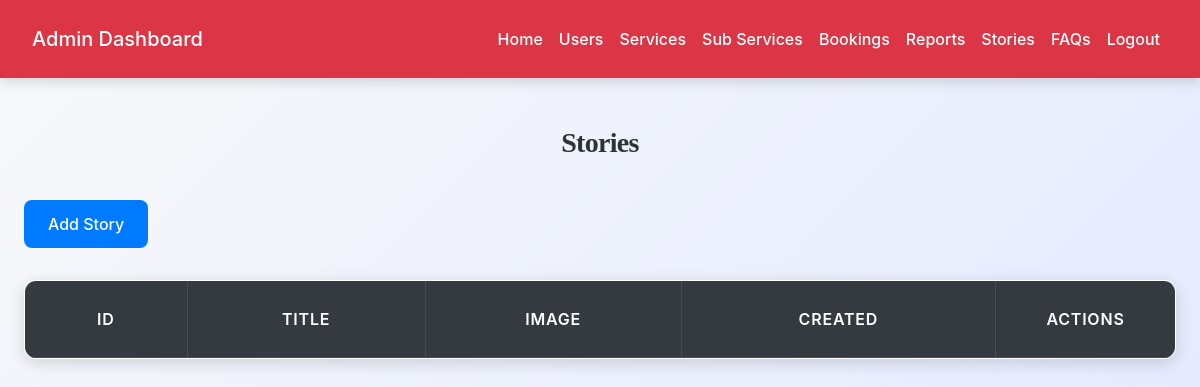
The app's page /admin/stories_list.php (signed in), older data.
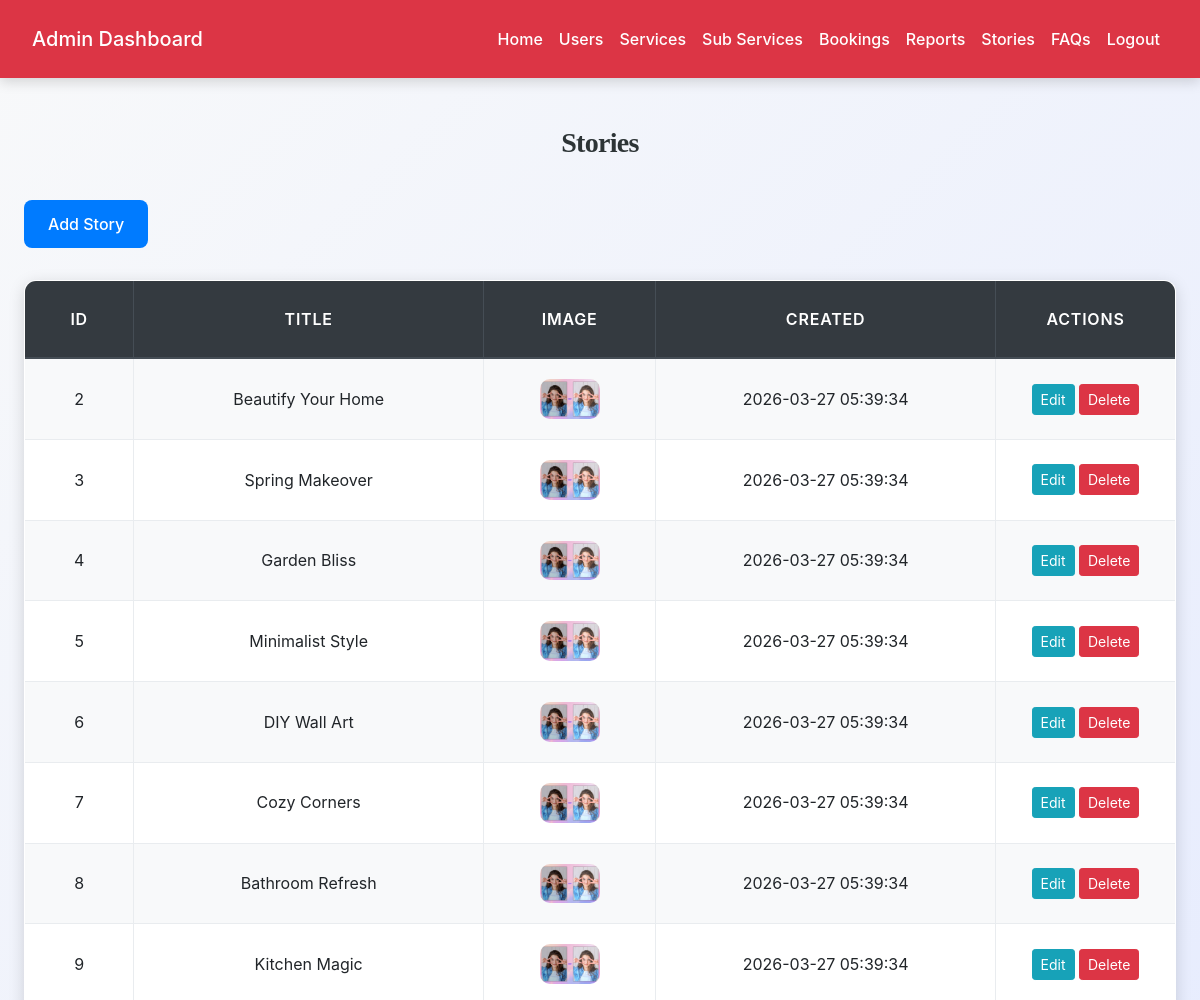
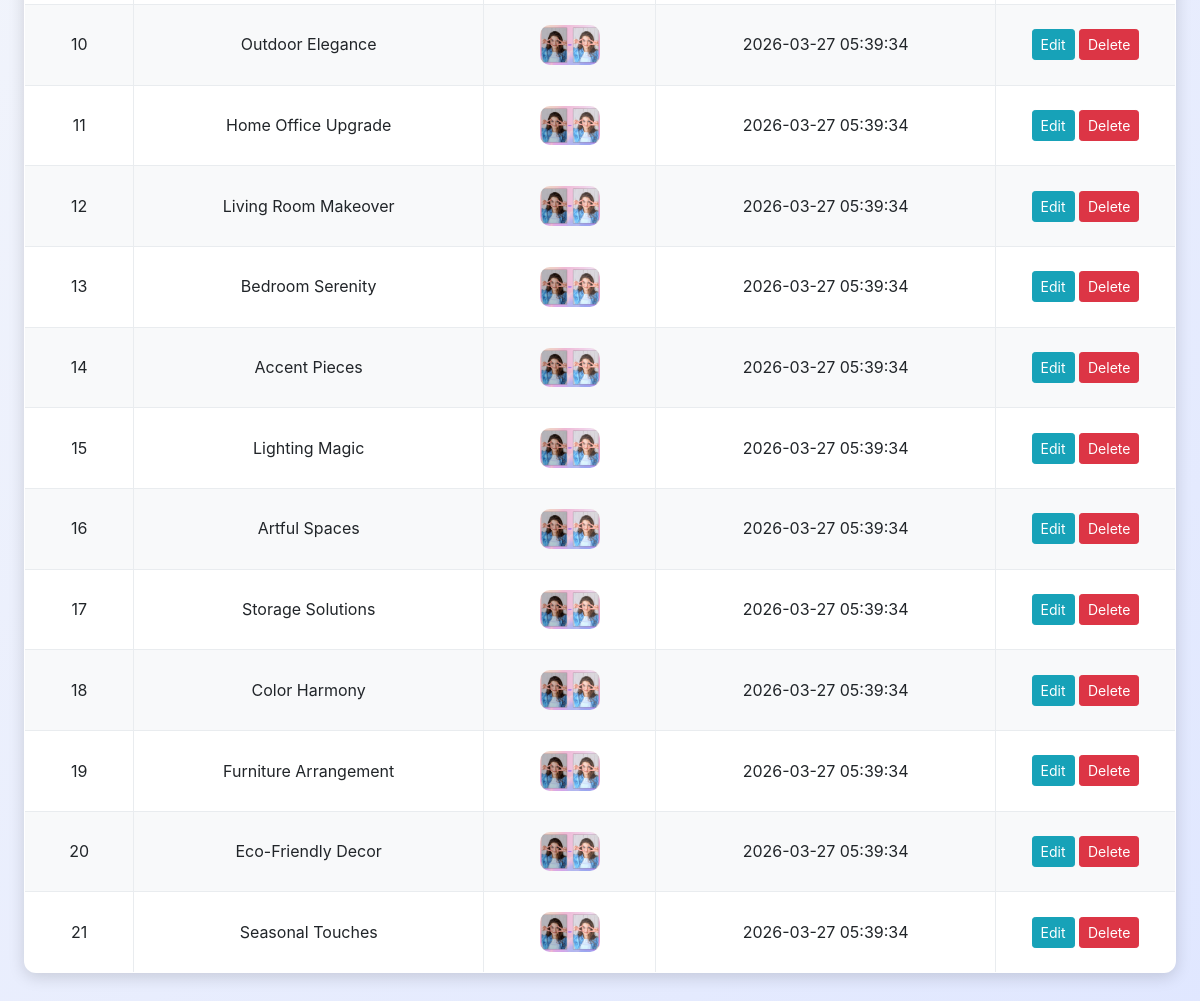
The same page, newer data (2 pictures, top to bottom).
### tables this page shows
CREATE TABLE `stories` (
  `story_id` int(11) NOT NULL,
  `title` varchar(255) NOT NULL,
  `content` text DEFAULT NULL,
  `image_url` varchar(255) DEFAULT NULL,
  `created_at` timestamp NOT NULL DEFAULT current_timestamp()
);

### admin/stories_list.php (the view, shortened to what this page needs)
<?php
include('config.php');
$stories = mysqli_query($conn, "SELECT * FROM stories ORDER BY created_at DESC");
?>
<!DOCTYPE html>
<html>
<head>
    <link rel="stylesheet" href="https://maxcdn.bootstrapcdn.com/bootstrap/4.5.2/css/bootstrap.min.css">
    <link rel="stylesheet" href="../css/style.css">
</head>
<body>
<?php include('admin_navbar.php'); ?>
<div class="container mt-5">
    <div class=" mb-3">
        <h3>Stories</h3>
        <a href="story_add.php" class="btn btn-primary">Add Story</a>
    </div>
    <table class="table table-bordered table-striped">
        <thead class="thead-dark">
            <tr>
                <th>ID</th>
                <th>Title</th>
                <th>Image</th>
                <th>Created</th>
                <th width="180">Actions</th>
            </tr>
        </thead>
        <tbody>
        <?php while ($row = mysqli_fetch_assoc($stories)): ?>
            <tr>
                <td><?= $row['story_id'] ?></td>
                <td><?= htmlspecialchars($row['title']) ?></td>
                <td>
                    <?php if ($row['image_url']): ?>
                        <img src="../images/<?= $row['image_url'] ?>" width="60">
                    <?php endif; ?>
                </td>
                <td><?= $row['created_at'] ?></td>
                <td>
                    <a href="story_edit.php?id=<?= $row['story_id'] ?>" class="btn btn-sm btn-info">Edit</a>
                    <a href="?delete=<?= $row['story_id'] ?>"
                       onclick="return confirm('Delete this story?')"
                       class="btn btn-sm btn-danger">Delete</a>
                </td>
            </tr>
        <?php endwhile; ?>
        </tbody>
    </table>
</div>
</body>
</html>

### admin/admin_navbar.php (shortened to what this page needs)
<nav class="navbar navbar-expand-lg navbar-dark bg-danger">
  <a class="navbar-brand" href="admin_home.php">Admin Dashboard</a>
  <div class="collapse navbar-collapse" id="navbarNav">
    <ul class="navbar-nav ml-auto">
      <li class="nav-item ">
        <a class="nav-link" href="admin_home.php">Home</a>
      </li>
      <li class="nav-item ">
        <a class="nav-link" href="view_users.php">Users</a>
      </li>
      <li class="nav-item ">
        <a class="nav-link" href="categories_list.php">Services</a>
      </li>
      <li class="nav-item ">
        <a class="nav-link" href="services_list.php">Sub Services</a>
      </li>
      <li class="nav-item ">
        <a class="nav-link" href="admin_bookings.php">Bookings</a>
      </li>
      <li class="nav-item ">
        <a class="nav-link" href="reports.php">Reports</a>
      </li>
      <li class="nav-item ">
        <a class="nav-link" href="stories_list.php">Stories</a>
      </li>
      <li class="nav-item ">
        <a class="nav-link" href="faqs_list.php">FAQs</a>
      </li>
       <li class="nav-item">
        <a class="nav-link" href="logout.php">Logout</a>
      </li>
    </ul>
  </div>
</nav>

### css/style.css (style rules this page uses)
:root { --primary: #007bff; --secondary: #6c757d; --success: #28a745; --info: #17a2b8; --warning: #ffc107; --danger: #dc3545; --light: #f8f9fa; --dark: #2d3436; --accent: #ff6f61; --highlight: #6f42c1; --shadow: rgba(0, 0, 0, 0.15); --transition: all 0.3s ease-in-out; }
body { font-family: 'Inter', 'Segoe UI', Tahoma, Geneva, Verdana, sans-serif; background: linear-gradient(135deg, var(--light) 0%, #e0e7ff 100%); color: var(--dark); line-height: 1.8; margin: 0; padding: 0; min-height: 100vh; font-size: 16px; }
.navbar { background-color: var(--dark); box-shadow: 0 4px 12px var(--shadow); padding: 1rem 2rem; position: sticky; top: 0; z-index: 1000; }
.navbar-brand, .nav-link { color: white !important; font-weight: 500; transition: var(--transition); }
h1, h2, h3, h4 { text-align: center; margin: 2.5rem 0; font-family: 'Georgia', 'Times New Roman', serif; color: var(--dark); font-weight: 700; letter-spacing: -0.025em; }
h3 { font-size: 1.75rem; }
.container { max-width: 1200px; margin: 0 auto 3rem; padding: 0 1.5rem; }
.table { width: 100%; border-collapse: collapse; margin: 2rem 0; font-size: 1rem; background-color: #ffffff; border-radius: 12px; overflow: hidden; box-shadow: 0 4px 16px var(--shadow); transition: var(--transition); }
.table th, .table td { padding: 1.25rem; border: 1px solid #e9ecef; text-align: center; vertical-align: middle; }
.table thead th { background-color: rgb(0, 0, 0); color: white; font-weight: 600; text-transform: uppercase; letter-spacing: 0.05em; padding: 1.5rem; }
.table tbody tr { transition: var(--transition); }
.table tbody tr:nth-child(odd) { background-color: var(--light); }
.table img { max-width: 120px; max-height: 120px; border-radius: 10px; object-fit: cover; transition: var(--transition); }
.btn-primary { background-color: var(--primary); color: #fff; border: none; border-radius: 8px; padding: 0.75rem 1.5rem; font-size: 1rem; font-weight: 500; cursor: pointer; transition: var(--transition); display: inline-flex; align-items: center; justify-content: center; }
a { color: var(--primary); text-decoration: none; font-weight: 500; transition: var(--transition); }

Row changes from the older to the newer data that the page shows:
added stories: story_id "2", title "Beautify Your Home", image_url (picture), created_at "2026-03-27 05:39:34"
added stories: story_id "3", title "Spring Makeover", image_url (picture), created_at "2026-03-27 05:39:34"
added stories: story_id "4", title "Garden Bliss", image_url (picture), created_at "2026-03-27 05:39:34"
added stories: story_id "5", title "Minimalist Style", image_url (picture), created_at "2026-03-27 05:39:34"
added stories: story_id "6", title "DIY Wall Art", image_url (picture), created_at "2026-03-27 05:39:34"
added stories: story_id "7", title "Cozy Corners", image_url (picture), created_at "2026-03-27 05:39:34"
added stories: story_id "8", title "Bathroom Refresh", image_url (picture), created_at "2026-03-27 05:39:34"
added stories: story_id "9", title "Kitchen Magic", image_url (picture), created_at "2026-03-27 05:39:34"
added stories: story_id "10", title "Outdoor Elegance", image_url (picture), created_at "2026-03-27 05:39:34"
added stories: story_id "11", title "Home Office Upgrade", image_url (picture), created_at "2026-03-27 05:39:34"
added stories: story_id "12", title "Living Room Makeover", image_url (picture), created_at "2026-03-27 05:39:34"
added stories: story_id "13", title "Bedroom Serenity", image_url (picture), created_at "2026-03-27 05:39:34"
added stories: story_id "14", title "Accent Pieces", image_url (picture), created_at "2026-03-27 05:39:34"
added stories: story_id "15", title "Lighting Magic", image_url (picture), created_at "2026-03-27 05:39:34"
added stories: story_id "16", title "Artful Spaces", image_url (picture), created_at "2026-03-27 05:39:34"
added stories: story_id "17", title "Storage Solutions", image_url (picture), created_at "2026-03-27 05:39:34"
added stories: story_id "18", title "Color Harmony", image_url (picture), created_at "2026-03-27 05:39:34"
added stories: story_id "19", title "Furniture Arrangement", image_url (picture), created_at "2026-03-27 05:39:34"
added stories: story_id "20", title "Eco-Friendly Decor", image_url (picture), created_at "2026-03-27 05:39:34"
added stories: story_id "21", title "Seasonal Touches", image_url (picture), created_at "2026-03-27 05:39:34"
